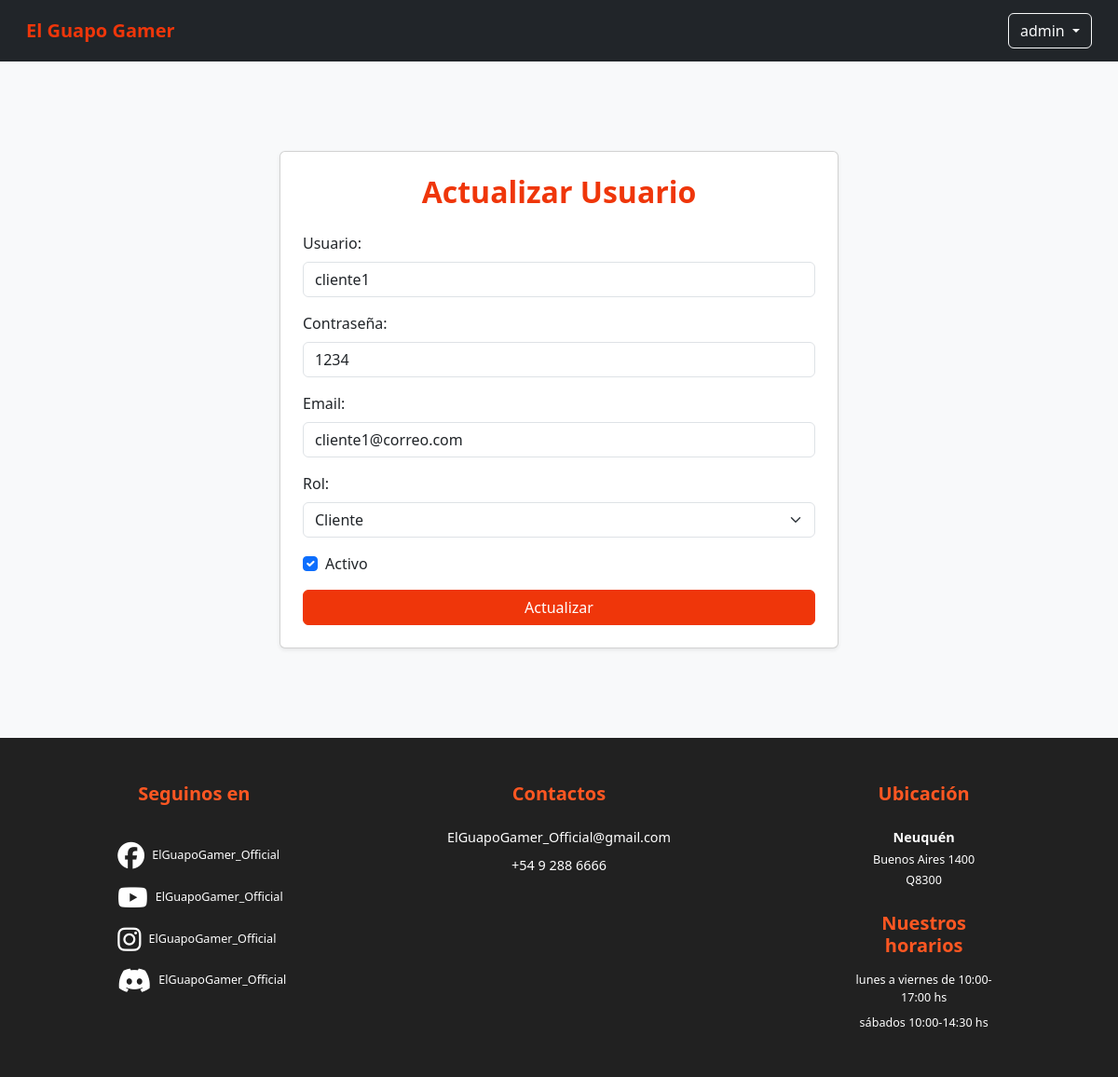
The app's page /Vista/action/actualizarLogin.php?idUsuario=2 (signed in) with its own data.
### tables this page shows
CREATE TABLE usuario (
  idusuario BIGINT(20) NOT NULL AUTO_INCREMENT,
  usnombre VARCHAR(50) NOT NULL,
  uspass VARCHAR(100) NOT NULL,
  usmail VARCHAR(50) NOT NULL,
  usdeshabilitado TIMESTAMP NULL DEFAULT NULL,
  PRIMARY KEY (idusuario)
);

CREATE TABLE rol (
  idrol BIGINT(20) NOT NULL AUTO_INCREMENT,
  rodescripcion VARCHAR(50) NOT NULL,
  PRIMARY KEY (idrol)
);

### util/funciones.php (called while the page is built, shortened)
<?php
spl_autoload_register(function ($claseSolicitada) {
    $claseNormalizada = strtolower(trim($claseSolicitada));
    $directorios = [
        ROOT . 'control/',
        ROOT . 'modelo/',
        ROOT . 'modelo/conector/',
        ROOT . 'util/'
    ];
    foreach ($directorios as $directorio) {
        foreach (glob($directorio . '*.php') as $archivo) {
            $nombreArchivo = basename($archivo, '.php');
            if (strtolower($nombreArchivo) === $claseNormalizada) {
                return;
            }
        }
    }
});
?>

### Vista/action/inicioLinkHeader.php (called while the page is built, shortened)
<?php
$session = new Session();
$usuarioActivo = $session->activa();
$nombreUsuario = $usuarioActivo ? $session->getUsuario() : null;
$rolUsuario = $usuarioActivo ? $session->getRol() : null;
$inicioLink = ($usuarioActivo && $rolUsuario === "Administrador")
              ? "/PWD-TP-FINAL/Vista/admin/usuarios.php"
              : "/PWD-TP-FINAL/Vista/public/index.php";
?>

### modelo/conector/bdCarritoCompras.php (called while the page is built, shortened)
<?php
class bdCarritoCompras extends PDO {
  	private $conec;
  	private $indice;
  	private $resultado;
    public function __construct(){
        $this->engine = 'mysql';
        $this->host = 'localhost';
        $this->database = 'bdcarritocompras';
        $this->user = 'root';
        $this->pass = '';
        $this->indice =0;
        $dns = $this->engine.':dbname='.$this->database.";host=".$this->host;
        try {
           $this->conec=true;
        }catch (PDOException $e) {
            $this->sql = $e->getMessage();
            $this->conec=false;
        }
    }
    public function Iniciar(){
        return $this->getConec();
    }
    public function getConec(){
        return $this->conec;
    }
    public function setSQL($e){
        return "\n".$this->sql = $e;
    }
    public function Ejecutar($sql){
        if ( stristr($sql,"select")){
            $resp =  $this->EjecutarSelect($sql);
        }
        return $resp;
   }
   private function EjecutarSelect($sql){
       $cant = -1;
       $resultado=parent::query($sql);
       if(!$resultado){
           $this->analizarDebug();
       }else {
          $arregloResult = $resultado->fetchAll();
          $cant = count($arregloResult);
       }
       return $cant;
    }
   public function Registro() {
       $filaActual = false;
       $indiceActual = $this->getIndice();
       if ($indiceActual>=0) {
           $filas = $this->getResultado();
           if($indiceActual<count($filas)){
               $filaActual =  $filas[$indiceActual];
           }else {
               $this->setIndice(-1);
           }
       }
       return $filaActual;
   }
   private function setIndice ($valor){
       $this->indice = $valor;
   }
   private function getIndice (){
       return $this->indice;
   }
   private function setResultado($valor){
       $this->resultado = $valor;
   }
   private function getResultado(){
        return $this->resultado;
   }
   public function getFilas() {
        return $this->getResultado() ?? [];
   }
}

### modelo/usuario.php (called while the page is built, shortened)
<?php
class Usuario {
    private $idusuario;
    private $usnombre;
    private $uspass;
    private $usmail;
    private $usdeshabilitado;
    public function __construct($objBaseDatos = null) {
        $this->idusuario = null;
        $this->usnombre = "";
        $this->uspass = "";
        $this->usmail = "";
        $this->usdeshabilitado = null;
    }
    public function getIdusuario() { return $this->idusuario; }
    public function getUsnombre() { return $this->usnombre; }
    public function getUspass() { return $this->uspass; }
    public function getUsmail() { return $this->usmail; }
    public function getUsdeshabilitado() { return $this->usdeshabilitado; }
    public function buscar($idusuario) {
        $baseDatos = new bdCarritoCompras();
        $resultado = false;
        if ($baseDatos->Iniciar()) {
            $sql = "SELECT * FROM usuario WHERE idusuario = {$idusuario}";
            if ($baseDatos->Ejecutar($sql) > 0) {
                $fila = $baseDatos->Registro();
                $this->idusuario = $fila['idusuario'];
                $this->usnombre = $fila['usnombre'];
                $this->uspass = $fila['uspass'];
                $this->usmail = $fila['usmail'];
                $this->usdeshabilitado = $fila['usdeshabilitado'];
                $resultado = true;
            }
        }
        return $resultado;
    }
}
?>

### control/Session.php (called while the page is built, shortened)
<?php
class Session{
    public function validar($rolRequerido = null) {
        $user = new Usuario();
        if (!$user->buscar($_SESSION['idusuario']) || $user->getUsdeshabilitado() !== null){
            session_unset();
            session_destroy();
            header("Location: /PWD-TP-FINAL/Vista/public/cuenta.php");
            exit();
        }
        return true;
    }
    public function activa() {
        $resultado = false;
        if (isset($_SESSION['activa']) && $_SESSION['activa'] === true) {
            $user = new Usuario();
            if ($user->buscar($_SESSION['idusuario'])) {
                if ($user->getUsdeshabilitado() === null) {
                    $resultado = true;
                }
            }
        }
        return $resultado;
    }
    public function getUsuario() {
        $usuario = null;
        if (isset($_SESSION['usnombre'])) {
            $usuario = $_SESSION['usnombre'];
        }
        return $usuario;
    }
    public function getRol() {
        $resultado = null;
        if ($this->validar()) {
            include_once $_SERVER['DOCUMENT_ROOT'] . '/PWD-TP-FINAL/modelo/usuarioRol.php';
            include_once $_SERVER['DOCUMENT_ROOT'] . '/PWD-TP-FINAL/modelo/rol.php';
            $idUsuario = $_SESSION['idusuario'];
            $usuarioRol = new UsuarioRol();
            $listaRoles = $usuarioRol->listar("idusuario = {$idUsuario}");
            if (count($listaRoles) > 0) {
                $objUsuarioRol = $listaRoles[0];
                $rol = $objUsuarioRol->getObjRol();
                $resultado = $rol->getDescripcionRol();
            }
        }
        return $resultado;
    }
}
?>

### modelo/usuarioRol.php (called while the page is built, shortened)
<?php
class UsuarioRol {
    private $objPdo;
    public function __construct($objPdo = null) {
        $this->objPdo = $objPdo ?? new bdCarritoCompras();
    }
    public function listar($condicion = ""){
        $arreglo = [];
        if ($this->objPdo->Iniciar()){
            $sql = "SELECT * FROM usuariorol";
            if ($condicion != "") $sql .= " WHERE " . $condicion;
            $this->objPdo->Ejecutar($sql);
            $filas = $this->objPdo->getFilas();
            if(!empty($filas)){
                foreach($filas as $fila){
                    $objUR = new UsuarioRol($this->objPdo);
                    $objUsuario = new Usuario();
                    $objUsuario->buscar($fila['idusuario']);
                    $objUR->setObjUsuario($objUsuario);
                    $objRol = new Rol();
                    $objRol->buscar($fila['idrol']);
                    $objUR->setObjRol($objRol);
                    $arreglo[] = $objUR;
                }
            }
        }
        return $arreglo;
    }
    public function rolDeUsuario($idusuario){
        $rol = -1;
        $usuario = new Usuario();
        if($usuario->buscar($idusuario)){
            $sql = "SELECT r.*
                    FROM rol r
                    INNER JOIN usuariorol ur ON r.idrol = ur.idrol
                    INNER JOIN usuario u ON u.idusuario = ur.idusuario
                    WHERE u.idusuario = $idusuario";
            if ($this->objPdo->Iniciar()){
                $res = $this->objPdo->Ejecutar($sql);
                if ($res){
                    $filas = $this->objPdo->getFilas();
                    $objRol = new Rol();
                    $objRol->buscar($filas[0]['idrol']);
                    $rol = $objRol->getIdRol();
                }
            }
        }
        return $rol;
    }
}
?>

### modelo/rol.php (called while the page is built, shortened)
<?php
class Rol {
    private $idrol;
    private $rodescripcion;
    private $objBaseDatos;
    public function __construct($objBaseDatos = null) {
        $this->idrol = null;
        $this->rodescripcion = "";
        $this->objBaseDatos = $objBaseDatos ?? new bdCarritoCompras();
    }
    public function getIdRol() { return $this->idrol; }
    public function getDescripcionRol() { return $this->rodescripcion; }
    public function setIdRol($idrol) { $this->idrol = $idrol; }
    public function setDescripcionRol($rodescripcion) { $this->rodescripcion = $rodescripcion; }
    public function buscar($idrol) {
        $exito = false;
        if ($this->objBaseDatos->Iniciar()) {
            $sql = "SELECT * FROM rol WHERE idrol = {$idrol}";
            if ($this->objBaseDatos->Ejecutar($sql) > 0) {
                $fila = $this->objBaseDatos->Registro();
                $this->idrol = $fila['idrol'];
                $this->rodescripcion = $fila['rodescripcion'];
                $exito = true;
            }
        }
        return $exito;
    }
    public function listar($condicion = "") {
        $arreglo = [];
        $sql = "SELECT * FROM rol";
        $sql .= " ORDER BY idrol";
        if ($this->objBaseDatos->Iniciar() && $this->objBaseDatos->Ejecutar($sql) > 0) {
            while ($fila = $this->objBaseDatos->Registro()) {
                $obj = new Rol($this->objBaseDatos);
                $obj->setIdRol($fila['idrol']);
                $obj->setDescripcionRol($fila['rodescripcion']);
                $arreglo[] = $obj;
            }
        }
        return $arreglo;
    }
}
?>

### control/controlRol.php (called while the page is built, shortened)
<?php
class ControlRol {
    public function listarRoles($condicion = "") {
        $rol = new Rol();
        $lista = $rol->listar($condicion);
        return $lista;
    }
}
?>

### control/ControlUsuario.php (called while the page is built, shortened)
<?php
include_once $_SERVER['DOCUMENT_ROOT'] . '/PWD-TP-FINAL/modelo/usuario.php';
class ControlUsuario {
    public function buscarUsuario($idUsuario) {
        $usuario = new Usuario();
        $resultado = null;
        if ($usuario->buscar($idUsuario)) {
            $resultado = $usuario;
        }
        return $resultado;
    }
}
?>

### Vista/action/actualizarLogin.php (the view, shortened to what this page needs)
<?php
$control = new ControlUsuario();
$controlRol = new ControlRol();
if ($_SERVER['REQUEST_METHOD'] === 'GET') {
    $idUsuario = intval($_GET['idUsuario']);
    $usuario = $control->buscarUsuario($idUsuario);
    $listaRoles = $controlRol->listarRoles();
    $usuarioRol = new UsuarioRol();
    $idRolActual = $usuarioRol->rolDeUsuario($usuario->getIdusuario());
}
include_once $_SERVER['DOCUMENT_ROOT'] . '/PWD-TP-FINAL/Vista/estructura/header.php';
?>
<!DOCTYPE html>
<html lang="es">
<head>
    <link href="https://cdn.jsdelivr.net/npm/bootstrap@5.3.2/dist/css/bootstrap.min.css" rel="stylesheet">
    <link rel="stylesheet" href="/PWD-TP-FINAL/Vista/css/tpFinal.css">
</head>
<body>
<main class="container py-5 my-5 form-actualizar-usuario">
    <div class="card p-4 shadow-sm mx-auto" style="max-width:600px;">
        <h2 class="text-center mb-4">Actualizar Usuario</h2>
        <form method="post" action="">
            <div class="mb-3">
                <label for="usnombre" class="form-label">Usuario:</label>
                <input type="text" class="form-control" id="usnombre" name="usnombre"
                    value="<?= htmlspecialchars($usuario->getUsnombre()); ?>" required>
            </div>
            <div class="mb-3">
                <label for="uspass" class="form-label">Contraseña:</label>
                <input type="text" class="form-control" id="uspass" name="uspass"
                    value="<?= htmlspecialchars($usuario->getUspass()); ?>" required>
            </div>
            <div class="mb-3">
                <label for="usmail" class="form-label">Email:</label>
                <input type="email" class="form-control" id="usmail" name="usmail"
                    value="<?= htmlspecialchars($usuario->getUsmail()); ?>" required>
            </div>
            <div class="mb-3">
                <label for="idrol" class="form-label">Rol:</label>
                <select class="form-select" id="idrol" name="idrol" required>
                    <?php foreach ($listaRoles as $rol): ?>
                        <option value="<?= $rol->getIdRol(); ?>" <?= ($idRolActual == $rol->getIdRol()) ? 'selected' : ''; ?>>
                            <?= htmlspecialchars($rol->getDescripcionRol()); ?>
                        </option>
                    <?php endforeach; ?>
                </select>
            </div>
            <div class="form-check mb-3">
                <input class="form-check-input" type="checkbox" id="usdeshabilitado" name="usdeshabilitado"
                    <?= $usuario->getUsdeshabilitado() == 0 ? 'checked' : ''; ?>>
                <label class="form-check-label" for="usdeshabilitado">Activo</label>
            </div>
            <button type="submit" class="btn btn-primary w-100">Actualizar</button>
        </form>
    </div>
</main>
<?php include_once $_SERVER['DOCUMENT_ROOT'] . '/PWD-TP-FINAL/Vista/estructura/footer.php'; ?>
</body>
</html>

### Vista/estructura/header.php (shortened to what this page needs)
<?php
include_once $_SERVER['DOCUMENT_ROOT'] . "/PWD-TP-FINAL/Vista/action/inicioLinkHeader.php";
?>
<!DOCTYPE html>
<html lang="es">
<head>
    <link href="https://cdn.jsdelivr.net/npm/bootstrap@5.3.2/dist/css/bootstrap.min.css" rel="stylesheet">
    <link rel="stylesheet" href="/PWD-TP-FINAL/Vista/css/tpFinal.css">
    <link rel="stylesheet" href="https://cdnjs.cloudflare.com/ajax/libs/font-awesome/6.5.0/css/all.min.css">
</head>
<body>
<nav class="navbar navbar-expand-lg navbar-dark bg-dark">
  <div class="container-fluid">
    <a class="navbar-brand" href="<?= $inicioLink ?>">El Guapo Gamer</a>
    <div class="collapse navbar-collapse" id="navbarNav">
      <div class="ms-3">
        <?php if ($usuarioActivo): ?>
            <div class="dropdown">
                <a class="btn btn-outline-light dropdown-toggle" href="#" role="button" data-bs-toggle="dropdown">
                    <i class="bi bi-person-circle"></i> <?= htmlspecialchars($nombreUsuario); ?>
                </a>
            </div>
        <?php else: ?>
            <a href="/PWD-TP-FINAL/Vista/public/cuenta.php" class="btn btn-outline-primary">
                <i class="bi bi-box-arrow-in-right"></i> Iniciar sesión
            </a>
        <?php endif; ?>
      </div>
    </div>
  </div>
</nav>
</body>
</html>

### Vista/css/tpFinal.css (style rules this page uses)
:root { --bs-primary: #EF360A; --bs-primary-rgb: 239, 54, 10; }
.btn-primary { background-color: var(--bs-primary) !important; border-color: var(--bs-primary) !important; }
body { background-color: #f8f9fa; font-family: 'Segoe UI', Roboto, sans-serif; color: #333; }
h1, h2, h3 { color: #EF360A; font-weight: 700; }
.navbar { background-color: #111; padding: 0.8rem 1rem; }
.navbar-brand { color: #EF360A !important; font-weight: 700; display: flex; align-items: center; gap: 8px; transition: color 0.3s ease; }
html, body { margin: 0 !important; padding: 0 !important; background-color: #f8f9fa; height: 100%; }

### records on screen
usuario: usdeshabilitado "admin"
usuario: usnombre "cliente1", uspass "1234", usmail "cliente1@correo.com", idrol "Cliente", usdeshabilitado "☑"
